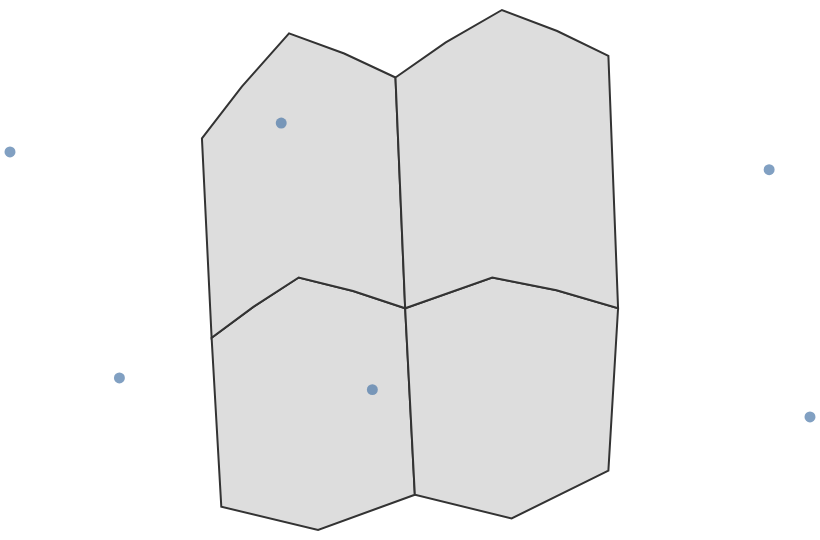

Specify this chart in Vega-Lite:
### Vega-Lite specification from a JSON file in a GitHub repository (floating-point values rounded to 4 significant figures)
{"$schema": "https://vega.github.io/schema/vega-lite/v6.json", "padding": 5, "autosize": "none", "width": 400, "height": 260, "layer": [{"data": {"values": {"type": "FeatureCollection", "features": [{"type": "Feature", "properties": {"name": "west", "value": 3, "cat": "a"}, "geometry": {"type": "Polygon", "coordinates": [[[-11, 48], [-2, 52], [9, 50], [10, 36], [0, 33], [-10, 35], [-11, 48]]]}}, {"type": "Feature", "properties": {"name": "east", "value": 5, "cat": "b"}, "geometry": {"type": "Polygon", "coordinates": [[[9, 50], [18, 52], [31, 50], [30, 38], [20, 34], [10, 36], [9, 50]]]}}, {"type": "Feature", "properties": {"name": "north-west", "value": 2, "cat": "a"}, "geometry": {"type": "Polygon", "coordinates": [[[-12, 60], [-3, 65], [8, 63], [9, 50], [-2, 52], [-11, 48], [-12, 60]]]}}, {"type": "Feature", "properties": {"name": "north-east", "value": 8, "cat": "b"}, "geometry": {"type": "Polygon", "coordinates": [[[8, 63], [19, 66], [30, 64], [31, 50], [18, 52], [9, 50], [8, 63]]]}}]}, "format": {"property": "features"}}, "projection": {"type": "mercator"}, "mark": {"type": "geoshape", "fill": "#ddd", "stroke": "#333"}}, {"data": {"values": [{"lon": -74, "lat": 40.7, "n": 8}, {"lon": 2.35, "lat": 48.85, "n": 5}, {"lon": 139.7, "lat": 35.7, "n": 9}, {"lon": 151.2, "lat": -33.9, "n": 3}, {"lon": -43.2, "lat": -22.9, "n": 6}, {"lon": 28, "lat": -26.2, "n": 2}]}, "projection": {"type": "equirectangular"}, "mark": "circle", "encoding": {"longitude": {"field": "lon", "type": "quantitative"}, "latitude": {"field": "lat", "type": "quantitative"}}}]}
